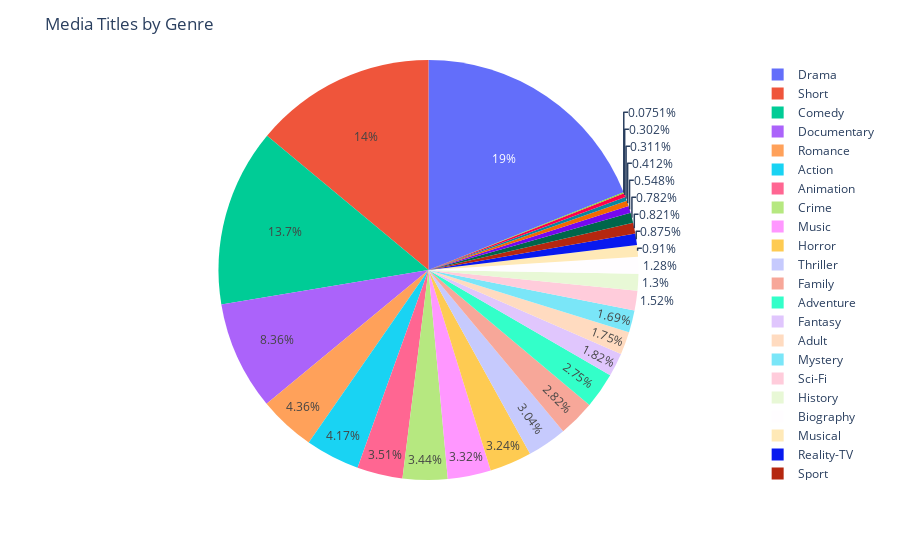

Notebook code cell kept with this figure:
### Code cell
genre_title_count = {}
for i in genres:
    count = 0
    count = sum([count + 1 for x in media_titles.genres_list if i in x])
    genre_title_count[i] = count
print(genre_title_count)
fig = px.pie(values=genre_title_count.values(), names=genre_title_count.keys())
fig.update_layout(title_text='Media Titles by Genre')

### Figure 1 — Plotly figure (JSON) as saved in the notebook; plotly's stock layout.template omitted (floating-point values rounded to 4 significant figures)
{"data": [{"domain": {"x": [0, 1], "y": [0, 1]}, "hovertemplate": "label=%{label}<br>value=%{value}<extra></extra>", "labels": ["Documentary", "Short", "Animation", "Sport", "Action", "Comedy", "Romance", "Western", "Music", "Drama", "Sci-Fi", "Crime", "News", "History", "Family", "Fantasy", "Horror", "Biography", "War", "Adventure", "Mystery", "Musical", "Adult", "Thriller", "Film-Noir", "Game-Show", "Talk-Show", "Reality-TV"], "legendgroup": "", "name": "", "showlegend": true, "type": "pie", "values": [87087, 145345, 36515, 8547, 43430, 142352, 45367, 5702, 34615, 197522, 15796, 35876, 3243, 13557, 29343, 18903, 33793, 13300, 8149, 28604, 17640, 9477, 18227, 31701, 782, 3142, 4290, 9115]}], "layout": {"legend": {"tracegroupgap": 0}, "margin": {"t": 60}, "title": {"text": "Media Titles by Genre"}}}
